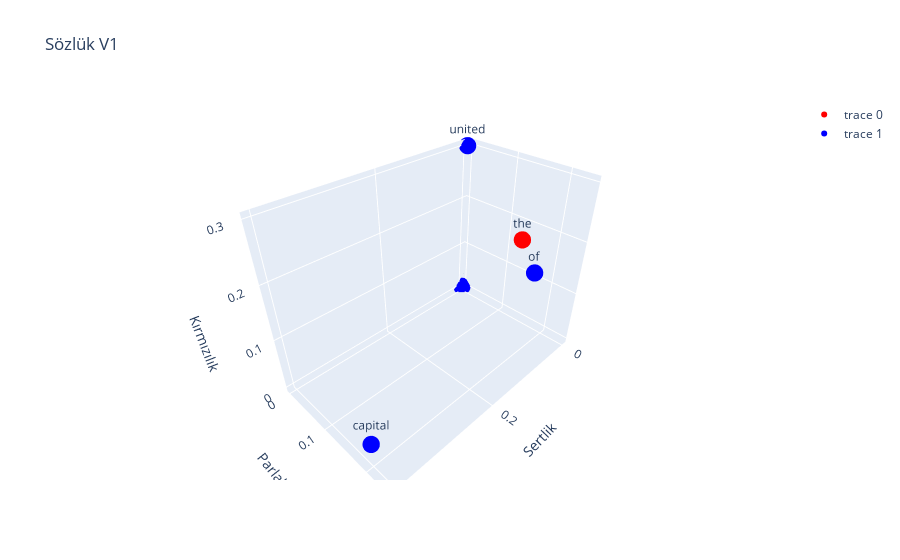

The cell this chart's notebook holds for it:
### Code cell
import numpy as np

sentences = [
  {
    "words": np.array([
      [0.1, 0.20, 0.23, 0.0],
      [0.4, 0.2, 0.04, 0.3],
      [0.12, 0.24, 0.2, 0.01],
      [0.0, 0.0, 0.3, 0.01],
      [0.0, 0.0, 0.0, 0.0]
    ]),
    "labels": ["the", "capital", "of", "united", "states"],
    "color": "red",
  },
  {
    "words": np.array([
      [0.4, 0.2, 0.04, 0.3],
      [0.12, 0.24, 0.2, 0.01],
      [0.0, 0.0, 0.3, 0.01],
      [0.0, 0.0, 0.0, 0.0]
    ]),
    "labels": ["capital", "of", "united", "states"],
    "color": "blue",
  }
]

plot_dots(sentences, "Sözlük V1")

### Figure 1 — Plotly figure (JSON) as saved in the notebook; plotly's stock layout.template omitted (floating-point values rounded to 4 significant figures)
{"data": [{"hoverinfo": "text", "marker": {"color": "red", "size": 6}, "mode": "markers+text", "text": ["the", "capital", "of", "united", "states"], "type": "scatter3d", "x": [0.1, 0.4, 0.12, 0.0, 0.0], "y": [0.2, 0.2, 0.24, 0.0, 0.0], "z": [0.23, 0.04, 0.2, 0.3, 0.0]}, {"hoverinfo": "text", "marker": {"color": "blue", "size": 6}, "mode": "markers+text", "text": ["capital", "of", "united", "states"], "type": "scatter3d", "x": [0.4, 0.12, 0.0, 0.0], "y": [0.2, 0.24, 0.0, 0.0], "z": [0.04, 0.2, 0.3, 0.0]}], "layout": {"scene": {"xaxis": {"title": {"text": "Sertlik"}}, "yaxis": {"title": {"text": "Parlaklık"}}, "zaxis": {"title": {"text": "Kırmızılık"}}}, "title": {"text": "Sözlük V1"}}}
